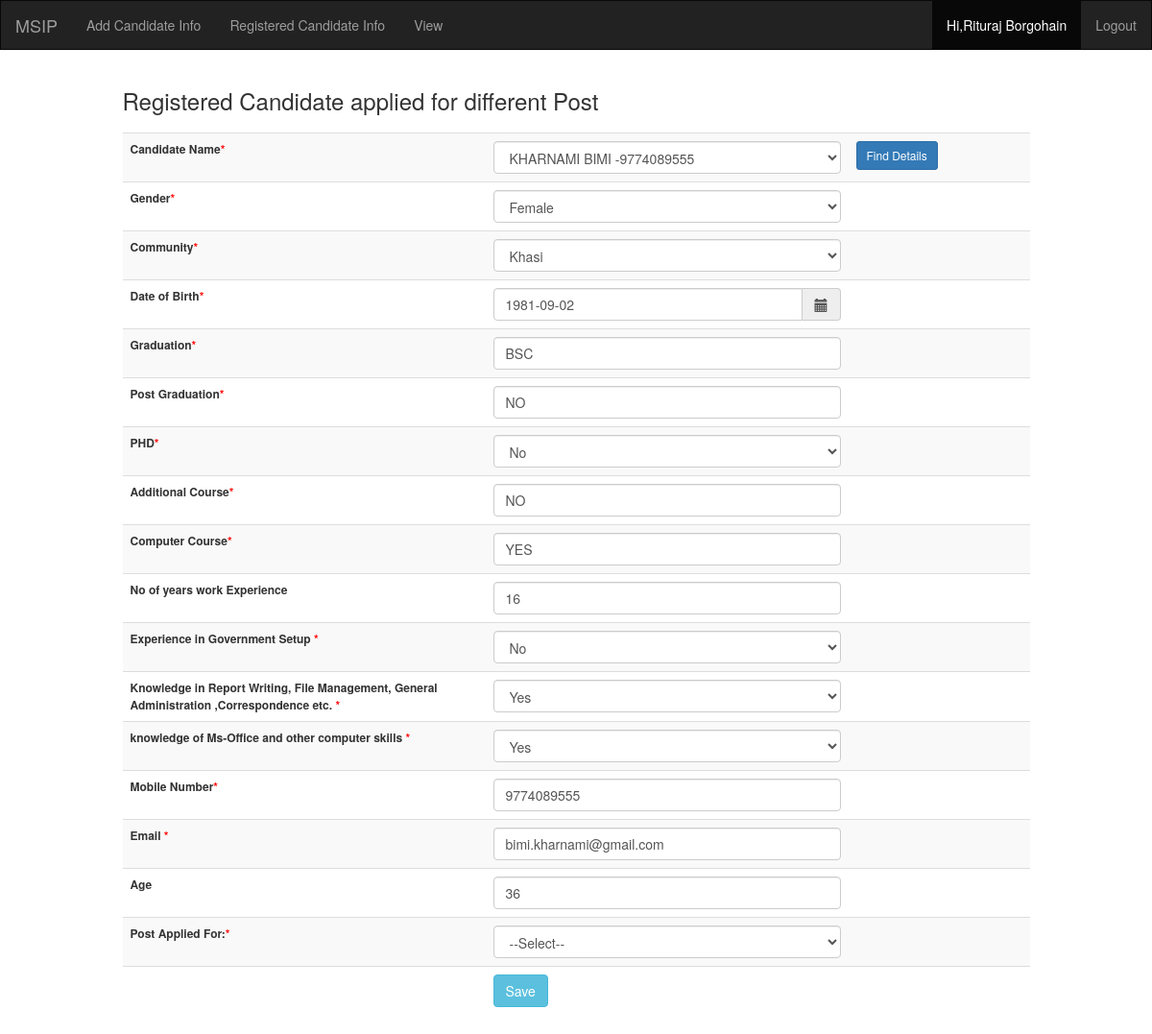
Page /add1.php?name=2 (signed in) on the committed database.
### tables this page shows
CREATE TABLE `applicants` (
  `id` int(11) NOT NULL,
  `name` varchar(100) NOT NULL,
  `gender` varchar(10) NOT NULL,
  `community` varchar(50) NOT NULL,
  `dob` varchar(20) NOT NULL,
  `grad` varchar(50) NOT NULL,
  `post_grad` varchar(50) NOT NULL,
  `phd` varchar(20) NOT NULL DEFAULT 'No',
  `add_course` varchar(100) NOT NULL,
  `comp_course` varchar(200) NOT NULL,
  `exp` varchar(50) NOT NULL,
  `exp_gov` int(11) NOT NULL,
  `know_rep` varchar(10) NOT NULL,
  `know_ms` varchar(10) NOT NULL,
  `qual_remarks` varchar(300) NOT NULL,
  `work_exp` varchar(200) NOT NULL,
  `mob` varchar(15) NOT NULL,
  `email` varchar(70) NOT NULL,
  `curr_age` int(11) NOT NULL,
  `isdelete` int(11) NOT NULL DEFAULT '0'
);

CREATE TABLE `post` (
  `id` int(11) NOT NULL,
  `cand_id` int(11) NOT NULL,
  `postid` int(11) NOT NULL,
  `grad` varchar(20) NOT NULL,
  `post_grad` varchar(20) NOT NULL,
  `phd` varchar(20) NOT NULL DEFAULT 'No',
  `macip` varchar(40) NOT NULL,
  `con` datetime NOT NULL DEFAULT CURRENT_TIMESTAMP,
  `user` int(11) NOT NULL,
  `isdelete` int(11) NOT NULL DEFAULT '0'
);

### add1.php (the view, shortened to what this page needs)
<?php
    include("config.php");
    include("header.php");
    $candid="";
    $phd="";
    $gender = "";
    $comm =   "";
    $grad =   "";
    $postgrad =  "";
    $db="";
    $addcourse = "";
    $compcourse =   "" ;
    $exp =   "";
    $govtexp =  "";
    $rep =   "";
    $compskill =   "";
    $mob =  "";
    $email =   "";
    $age="";
    $isval="0";
    $rs=mysqli_query($mysqli,"SELECT id, concat(name,' -',mob) as info from  applicants where isdelete=0 group by name, mob, email order by name");
    if(isset($_GET['name']))
    {
        $candid= $_GET['name'];
        $sr=mysqli_query($mysqli,"SELECT name, gender,a.phd, community, dob, a.grad, a.post_grad, add_course, comp_course, exp, exp_gov, know_rep, know_ms, qual_remarks, work_exp, mob, email, curr_age, b.postid from  applicants a inner join post b on  a.id=b.cand_id where a.id=$candid  and a.isdelete=0 and b.isdelete=0");
        $isval="1";
        while($r= mysqli_fetch_array($sr)) {
            $gender =  $r["gender"];
            $comm =   strtolower($r["community"]);
            $grad =    $r["grad"];
            $phd= strtoupper($r["phd"]);
            $postgrad =   $r["post_grad"];
            $db= $r["dob"];
            $addcourse =  $r["add_course"];
            $compcourse =    $r["comp_course"];
            $exp =   $r["exp"];;
            $govtexp =  $r["exp_gov"];;
            $rep =   $r["know_rep"];
            $compskill =  $r["know_ms"];
            $mob = $r["mob"] ;
            $email =   $r["email"];
            $age= $r["curr_age"];
        }
    }
?>
<div class="container">
<div class="row">
<div class="col-md-1"></div>
<div class="col-md-10">
<h3>Registered Candidate applied for different Post</h3>
</div>
</div>
<div class="row">
<div class="col-md-1"></div>
<div class="col-md-10">
</div>
</div>
<div class="row">
<div class="col-md-1"></div>
<div class="col-md-10">
<table class="table table-striped" width="100%" style="font-size:12px !important;">
<form action="add1.php" method="GET"  name="form1"  >
<tr>
<th width="40%">
    Candidate Name<span class="textmand">*</span>
</th>
<td width="40%">
<select name="name" required   class="form-control" >
<?php while($r= mysqli_fetch_array($rs)) { ?>
    <option value="<?php echo $r["id"]; ?>" <?php if( $r["id"]==$candid)  echo 'selected';    ?> > <?php echo  $r["info"]; ?></option>
<?php } ?>
</td>
 <td>
 <input type="submit" name="Search" value="Find Details" class="btn btn-primary btn-sm">
 </td>
</tr>
</form>
<form action="add1.php" method="POST"  name="form2"   onsubmit="return validation()">
<?php if($isval=="1")
{?>
<tr>
<th>
Gender<span class="textmand">*</span>
</th>
<td>
<select id="gender" name="gender"  required class="form-control"  >
    <option value="F"<?php if($gender=='F') echo 'selected' ?>>Female</option>
    </select>
</td>
 <td></td>
</tr>
<tr>
<th>
Community<span class="textmand" required>*</span>
</th>
<td>
<select id="comm" name="comm"  required  class="form-control" >
    <option value="Khasi" <?php if($comm=='khasi') echo 'selected' ?>>Khasi</option>
    </select>
</td>
 <td></td>
</tr>
<tr>
<th>
Date of Birth<span class="textmand">*</span>
</th>
<td>
<div class='input-group date' class='datetimepicker1'>
<input type="text" name="dob" id="dob" autocomplete="off" class="form-control datepicker"  onblur="age()" placeholder="yyyy-mm-dd" value="<?php echo $db ?>" required
onblur="ValidateDate(this, event.keyCode)" onkeydown="return DateFormat(this, event.keyCode)" maxlength="10" onfocus="this.select();">
<span class="input-group-addon">
                        <span class="glyphicon glyphicon-calendar"></span>
                    </span>
</div>
</td>
 <td>  </td>
</tr>
<tr>
<th>
Graduation<span class="textmand">*</span>
</th>
<td>
<input type="text" name="grad" value="<?php echo $grad ?>" required class="form-control" >
</td>
 <td></td>
</tr>
<tr>
<th>
Post Graduation<span class="textmand">*</span>
</th>
<td>
<input type="text" name="postgrad" value="<?php echo $postgrad ?>" required class="form-control" >
</td>
 <td></td>
</tr>
<tr>
<th>
PHD<span class="textmand">*</span>
</th>
<td>
<select id="phd" name="phd"  required  class="form-control" >
    <option value="NO" <?php if($phd=='NO') echo 'selected' ?>>No</option>
    </select>
</td>
 <td></td>
</tr>
<tr>
<th>
Additional Course<span class="textmand">*</span>
</th>
<td>
<input type="text" name="addcourse" value="<?php echo $addcourse ?>" required class="form-control" >
</td>
 <td></td>
</tr>
<tr>
<th>
Computer Course<span class="textmand">*</span>
</th>
<td>
<input type="text" name="compcourse" value="<?php echo $compcourse ?>" required class="form-control" >
</td>
 <td></td>
</tr>
<tr>
<th>
No of years work Experience
</th>
<td>
<input type="text" name="exp" value="<?php echo $exp ?>" required class="form-control" >
</td>
 <td></td>
</tr>
<tr>
<th>
Experience in Government Setup  <span class="textmand">*</span>
</th>
<td>
<select id="govtexp" name="govtexp"  required  class="form-control" >
    <option value="2" <?php if($govtexp=='2') echo 'selected' ?>>No</option>
    </select>
</td>
 <td></td>
</tr>
<tr>
<th>
Knowledge in Report Writing, File Management, General Administration ,Correspondence etc.  <span class="textmand">*</span>
</th>
<td>
<select id="rep" name="rep"  required  class="form-control" >
    <option value="Yes" <?php if($rep=='Yes') echo 'selected' ?>>Yes</option>
    </select>
</td>
 <td></td>
</tr>
<tr>
<th>
knowledge of Ms-Office and other computer skills <span class="textmand">*</span>
</th>
<td>
    <select id="compskill" name="compskill"  required  class="form-control" >
    <option value="Yes" <?php if($compskill=='Yes') echo 'selected' ?>>Yes</option>
    </select>
</td>
 <td></td>
</tr>
<tr>
<th>
Mobile Number<span class="textmand">*</span>
</th>
<td>
<input type="text" name="mob" id="mob" maxlength="10"  value="<?php echo $mob ?>" required class="form-control" >
</td>
 <td></td>
</tr>
<tr>
<th>
Email <span class="textmand">*</span>
</th>
<td>
<input type="text" name="email" id="email" value="<?php echo $email ?>" required class="form-control" >
</td>
 <td></td>
</tr>
<tr>
<th>
Age
</th>
<td>
<input type="text" name="age" id="age" value="<?php echo $age ?>" required class="form-control" >
</td>
 <td></td>
</tr>
<tr>
<th width="40%">
    Post Applied For:<span class="textmand">*</span>
</th>
<td  width="40%">
    <select name="postapp" required   class="form-control" >
    <option value="">--Select--</option>
    </select>
</td>
 <td></td>
</tr>
<tr>
<td></td>
<td>
<input type="submit" name="Submit" value="Save" class="btn btn-info"  >
</td>
 <td></td>
</tr>
<?php } ?>
</form>
</table>
</div>
</div>
</div>
<?php
    include("footer.php");
?>

### header.php (style rules this page uses)
.textmand { color:red; }

### rows in the picture
applicants: gender "Female", comm "Khasi", phd "No", govtexp "No", rep "Yes", compskill "Yes"
post: dob "1981-09-02", grad "BSC", postgrad "NO", addcourse "NO", compcourse "YES", exp "16", mob "9774089555", email "bimi.kharnami@gmail.com", age "36"

### other values in the picture
$_SESSION['name'] "Rituraj Borgohain"
form field name "KHARNAMI BIMI -9774089555"
